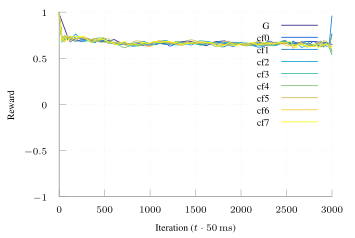

Here is the gnuplot script that generated this plot:
set terminal tikz standalone color size 9cm,6cm font '\scriptsize' preamble '\usepackage{microtype} \usepackage{times} \usepackage[T1]{fontenc} \usepackage{siunitx}\sisetup{detect-all}'
set output "ftprep-tcp-combine-reward.tex"

set loadpath "."
load "parula.pal"

set style line 102 lc rgb '#a0a0a0' lt 1 lw 1
set border ls 102
set colorbox border 102
set key textcolor rgb "black"
set tics textcolor rgb "black"
set label textcolor rgb "black"

set border 3
set grid x y
set xtics nomirror
set ytics nomirror

#set key autotitle columnhead
set datafile separator ","

set xlabel "Iteration ($t \\cdot{} \\SI{50}{\\milli\\second}$)"
set ylabel "Reward"

set yrange [-1.0:1.0]
set xrange [0.0:3000.0]

plot '../results/ft-tcp-g-avg.csv' u 1:2 w lines smooth sbezier title "G", \
     '../results/ft-tcp-combine-f0-avg.csv' u 1:2 w lines smooth sbezier title "cf0", \
     '../results/ft-tcp-combine-f1-avg.csv' u 1:2 w lines smooth sbezier title "cf1", \
     '../results/ft-tcp-combine-f2-avg.csv' u 1:2 w lines smooth sbezier title "cf2", \
     '../results/ft-tcp-combine-f3-avg.csv' u 1:2 w lines smooth sbezier title "cf3", \
     '../results/ft-tcp-combine-f4-avg.csv' u 1:2 w lines smooth sbezier title "cf4", \
     '../results/ft-tcp-combine-f5-avg.csv' u 1:2 w lines smooth sbezier title "cf5", \
     '../results/ft-tcp-combine-f6-avg.csv' u 1:2 w lines smooth sbezier title "cf6", \
     '../results/ft-tcp-combine-f7-avg.csv' u 1:2 w lines smooth sbezier title "cf7"
